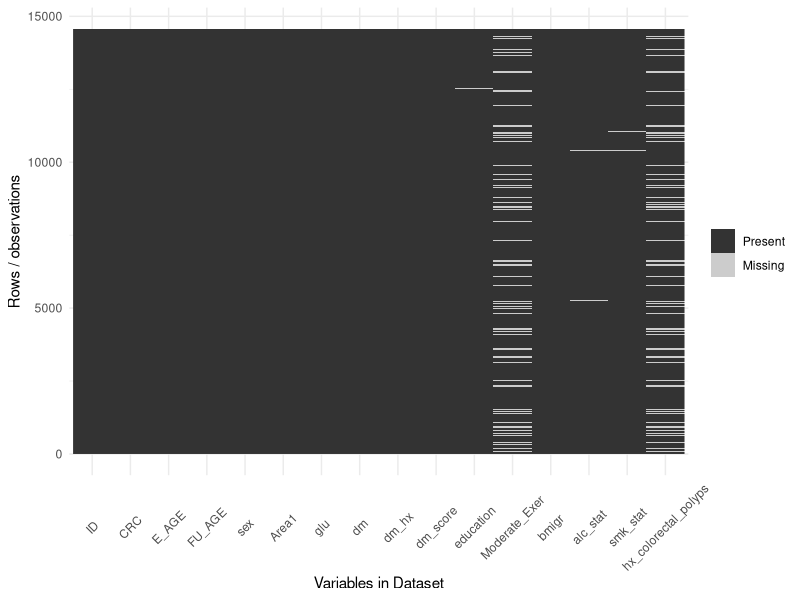
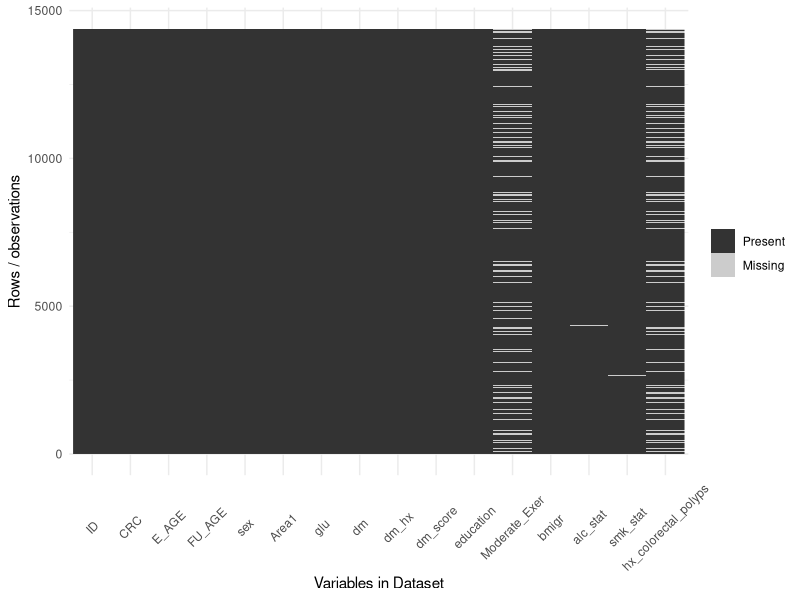
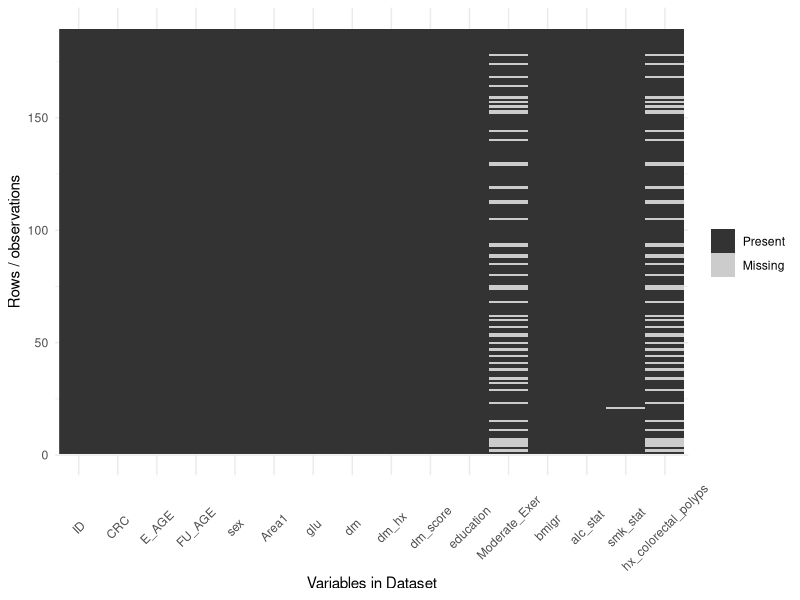
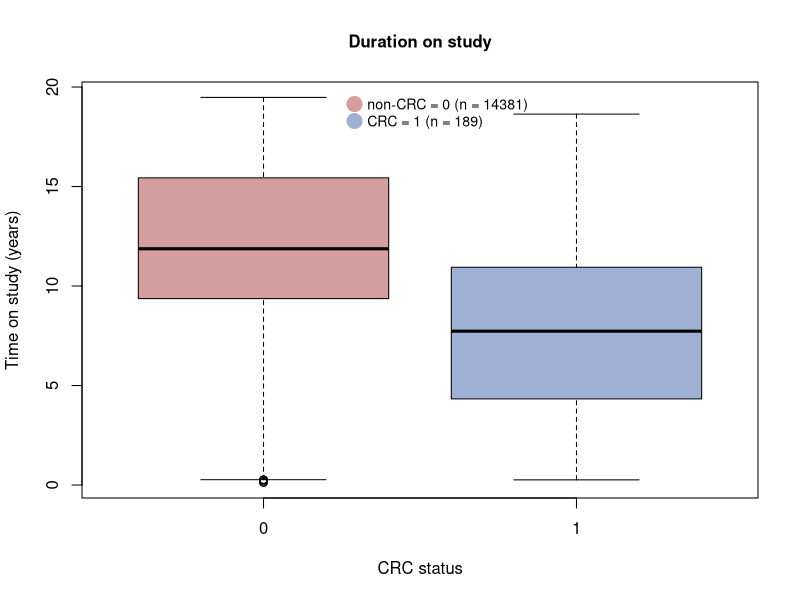
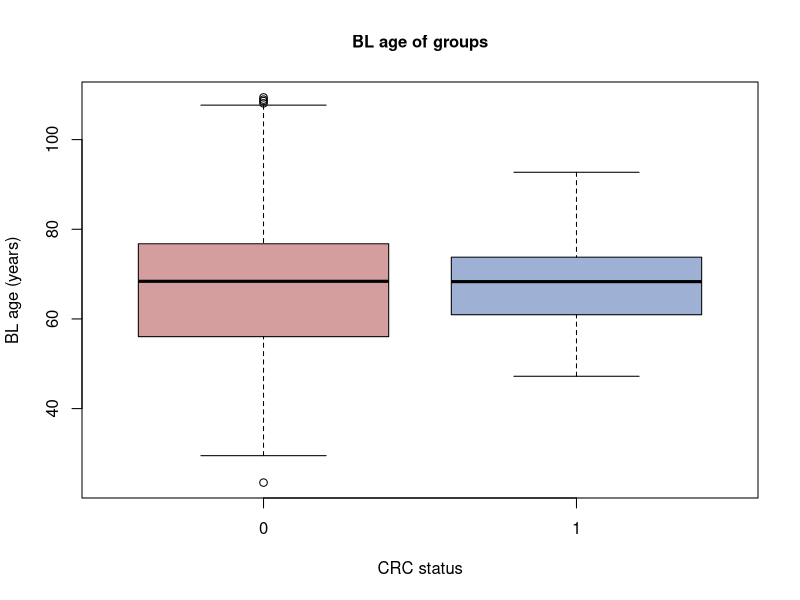

Generate these figures, in order, with R:
library(dplyr)
library(caret)
library(ggplot2)

### Set up data ----------------------------------------------------------------
data = read.csv("datasets/KMCC DM CRC.csv")

# setting factor variables
var_ind = c(2,5,6,8,9,10,11,12,13,14,15,16)
for(i in 1:length(var_ind)){
  data[,var_ind[i]] = as.factor(data[,var_ind[i]])
}
new_data = data
miss_var_ind = c(11,12,14,15,16)
# if certain column values = 6 or 9, then replace the value with an NA
new_data[, miss_var_ind][new_data[,miss_var_ind] == 6 | 
                           new_data[,miss_var_ind] == 9] = NA
# time on study
time_on_study = data$FU_AGE - data$E_AGE

### Checking for missingness ---------------------------------------------------

ggplot_missing = function(x){
  if(!require(reshape2)){warning('you need to install reshape2')} 
  require(reshape2)
  require(ggplot2)
  # This function produces a plot of the missing data pattern
  # in x. It is a modified version of a function in the 'neato' package
  x %>%
    is.na %>%
    melt %>% ggplot(data = .,
                    aes(x = Var2,
                        y = Var1)) +
    geom_raster(aes(fill = value)) + 
    scale_fill_grey(name = "", labels = c("Present","Missing")) + 
    theme_minimal() +
    theme(axis.text.x = element_text(angle=45, vjust=0.5)) + 
    labs(x = "Variables in Dataset",
         y = "Rows / observations")
} 
ggplot_missing(new_data) # Moderate_Exer and hx_colorectal_polyps have majority missing
sum(is.na(new_data$Moderate_Exer)) #num of missing Moderate_Exer values = 2436
sum(is.na(new_data$hx_colorectal_polyps)) # num of missing hx values = 2277

### Summary stats --------------------------------------------------------------

not_new = new_data%>% filter(CRC == 0)
crc_new = new_data%>% filter(CRC == 1)

ggplot_missing(not_new)
ggplot_missing(crc_new)

par(cex.main=1)
boxplot(time_on_study~CRC,data=new_data,
        main="Duration on study",
        col = c(rgb(0.83, 0.62, 0.62), rgb(0.62, 0.69, 0.83)),
        xlab="CRC status", ylab="Time on study (years)")
# Add a legend
legend(1.25, 20,legend = c("non-CRC = 0 (n = 14381)","CRC = 1 (n = 189)") , 
       col = c(rgb(0.83, 0.62, 0.62), rgb(0.62, 0.69, 0.83)), 
       bty = "n", pch=20 , pt.cex = 3, cex = 0.85, 
       horiz = FALSE, inset = c(0.03, 0.1))

### Graphs and figures of our analyzed data ------------------------------------

# remove observations with missing values
me_miss_ind = which(is.na(new_data$Moderate_Exer))
hx_miss_ind = which(is.na(new_data$hx_colorectal_polyps))
ed_miss_ind = which(is.na(new_data$education))
alc_miss_ind = which(is.na(new_data$alc_stat))
smk_miss_ind = which(is.na(new_data$smk_stat))
all_miss_ind = unique(c(me_miss_ind, hx_miss_ind, 
                        ed_miss_ind, alc_miss_ind, smk_miss_ind))
all_missing_data = new_data[all_miss_ind,]

# finalized dataset we are working with for modeling
remain_data = (new_data[-all_miss_ind,])[,-1]
remain0_data = remain_data %>% filter(CRC == 0)
remain1_data = remain_data %>% filter(CRC == 1)
cor(remain_data[,c(2,3,6)])

# figures
par(cex.main=1)
boxplot(FU_AGE~CRC,data=remain_data,
        main="BL age of groups",
        col = c(rgb(0.83, 0.62, 0.62), rgb(0.62, 0.69, 0.83)),
        xlab="CRC status", ylab="BL age (years)")
# Add a legend
legend(1.25, 20,legend = c("non-CRC = 0 (n = 14381)","CRC = 1 (n = 189)") , 
       col = c(rgb(0.83, 0.62, 0.62), rgb(0.62, 0.69, 0.83)), 
       bty = "n", pch=20 , pt.cex = 3, cex = 0.85, 
       horiz = FALSE, inset = c(0.03, 0.1))
